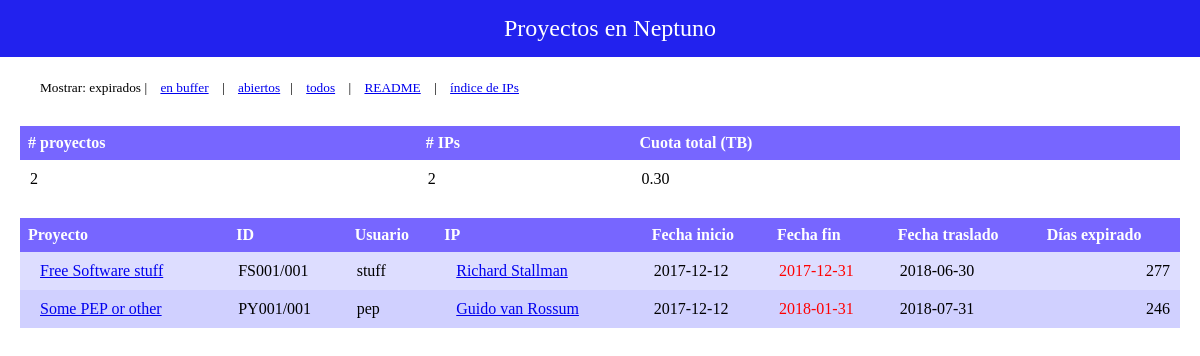
/projects/expired, run on the app's committed database.
### projects/models.py (models this page shows, shortened)
class Project(models.Model):
    ip = models.ForeignKey(IP, on_delete=models.CASCADE)
    name = models.CharField(max_length=200)
    user = models.CharField(max_length=20)
    finished = models.BooleanField(default=False)
    in_buffer = models.BooleanField(default=False)
    cpuh = models.FloatField(default=0.0)
    proj_id = models.CharField(max_length=100)
    def get_start(self):
        try:
            return Period.objects.filter(proj=self).filter(status="active").order_by("start")[0].start
        except:
            return None
    def get_start_str(self):
        try:
            return datetime.strftime(self.get_start(), "%Y-%m-%d")
        except:
            return None
    def get_end(self):
        try:
            return Period.objects.filter(proj=self).filter(status="active").order_by("-end")[0].end
        except:
            return None
    def get_end_str(self):
        try:
            return datetime.strftime(self.get_end(), "%Y-%m-%d")
        except:
            return None
    def get_quota(self):
        if self.finished:
            return 0
        return Period.objects.filter(proj=self.pk).order_by("-end")[0].quota
    @property
    def is_expired(self):
        if self.get_end() < timezone.now():
            return 1
        return 0
    @property
    def how_long_ago_expired(self):
        if not self.is_expired:
            return 0
        return (timezone.now() - self.get_end()).days
    @property
    def ihbuffer_date(self):
        return self.get_end() + rdelta(months=+6)
    @property
    def ihbuffer_date_str(self):
        return datetime.strftime(self.ihbuffer_date, "%Y-%m-%d")

class IP(models.Model):
    ip_name = models.CharField('Name of IP', max_length=200)
    def __str__(self):
        return self.ip_name

class Period(models.Model):
    proj = models.ForeignKey(Project, on_delete=models.CASCADE)
    start = models.DateTimeField("Starting date")
    end = models.DateTimeField("Ending date")
    quota = models.FloatField(default=0)
    status = models.CharField(max_length=25, default="active")

### projects/views.py (the view, shortened to what this page needs)
# urls.py: path('projects/', views.project_index, name='project_index'),
def project_index(request, status="open"):
    if status == 'expired':
        dsu = [(p.how_long_ago_expired, p) for p in Project.objects.filter(finished=False, in_buffer=False) if p.is_expired]
        dsu = sorted(dsu, reverse=True)
        project_list = [y for x,y in dsu]
    elif status == 'all':
        project_list = Project.objects.order_by('id')
    else:  # abiertos
        project_list = Project.objects.filter(finished=False).filter(in_buffer=False).order_by("id")
    ips = set([x.ip.ip_name for x in project_list])
    quotas = [x.get_quota() for x in project_list]
    tot_quota = '{0:.2f}'.format(sum(quotas)/1000.0)
    context = {
        'project_list': project_list,
        'nprojs': len(project_list),
        'nips': len(ips),
        'tot_quota': tot_quota,
        'status': status,
    }
    if status == 'expired':
        return render(request, 'projects/project_index_expired.html', context)
    elif status == 'frozen':
        return render(request, 'projects/project_index_frozen.html', context)
    else:
        return render(request, 'projects/project_index.html', context)

### projects/templates/projects/project_index_expired.html (shortened to what this page needs)
{% load staticfiles %}
{% include "projects/header.html" %}
<div id="banner">
  <div id="banner-content">Proyectos en Neptuno</div>
</div>
<div id="main-content">
{% if project_list %}
<p>
  <small>
  Mostrar: expirados | <a href="{% url 'projects:project_index' 'frozen' %}">en buffer</a> | <a href="{% url 'projects:project_index' 'open' %}">abiertos</a>| <a href="{% url 'projects:project_index' 'all' %}">todos</a>
  | <a href="{% url 'projects:readme' %}">README</a>
  | <a href="{% url 'projects:index' %}">índice de IPs</a>
  </small>
</p>
<p></p>
<table class="widetable">
    <tr>
        <th># proyectos</th>
        <th># IPs</th>
        <th>Cuota total (TB)</th>
    </tr>
        <td>{{ nprojs }}</td>
        <td>{{ nips }}</td>
        <td>{{ tot_quota }}</td>
</table>
<p></p>
<table class="widetable">
    <tr>
        <th>Proyecto</th>
        <th>ID</th>
        <th>Usuario</th>
        <th>IP</th>
        <th>Fecha inicio</th>
        <th>Fecha fin</th>
        <th>Fecha traslado</th>
        <th>Días expirado</th>
    </tr>
    {% for project in project_list %}
        {% if project.finished %}
    <tr class="finished">
        {% else %}
    <tr class="{% cycle 'row1' 'row2' %}">
        {% endif %}
        <td><a href="{% url 'projects:detail' project.id %}">{{ project.name|truncatechars:40 }}</a></td>
        <td>{{ project.proj_id }}</td>
        <td>{{ project.user }}</td>
        <td><a href="{% url 'projects:ip_detail' project.ip_id %}">{{ project.ip }}</a></td>
        <td>{{ project.get_start_str }}</td>
        {% if project.finished %}
            <td>{{ project.get_end_str }}</td>
        {% else %}
            <td class="enddate{{ project.is_expired }}">{{ project.get_end_str }}</td>
        {% endif %}
        <td>{{ project.ihbuffer_date_str }}</td>
        <td style="text-align: right">{{ project.how_long_ago_expired }}</td>
    </tr>
    {% endfor %}
</table>
{% else %}
    <p>No projects are available.</p>
{% endif %}

### projects/static/projects/style.css (style rules this page uses)
* { margin: 0; padding: 10; }
div#banner { margin: 0; position: absolute; top: 0; left: 0; width: 100%; background-color: #2222ee; }
div#banner-content { position: center; width: 500px; margin: 0 auto; padding: 5px; color: #ffffff; text-align: center; font-size: 150%; }
div#main-content { margin: 0; padding: 0; padding-top: 50px; }
table, th, td { border: 0px solid blue; }
table { padding: 50px; position: center; border-collapse: collapse; }
.widetable { width: 100%; }
th { background-color: #7766ff; color: white; padding: 8px; text-align: left; }
td { text-align: left; vertical-align: middle; padding: 10px; }
.enddate1 { color: red; }
.row1 { background-color: #ddddff; }
.row2 { background-color: #d0d0ff; }

### data on the page
Project: name "Free Software stuff", proj_id "FS001/001", user "stuff", ip "Richard Stallman", get_start_str "2017-12-12", get_end_str "2017-12-31", ihbuffer_date_str "2018-06-30", how_long_ago_expired "277"
Project: name "Some PEP or other", proj_id "PY001/001", user "pep", ip "Guido van Rossum", get_start_str "2017-12-12", get_end_str "2018-01-31", ihbuffer_date_str "2018-07-31", how_long_ago_expired "246"

### other printed values
{{ nprojs }} "2"
{{ nips }} "2"
{{ tot_quota }} "0.30"
